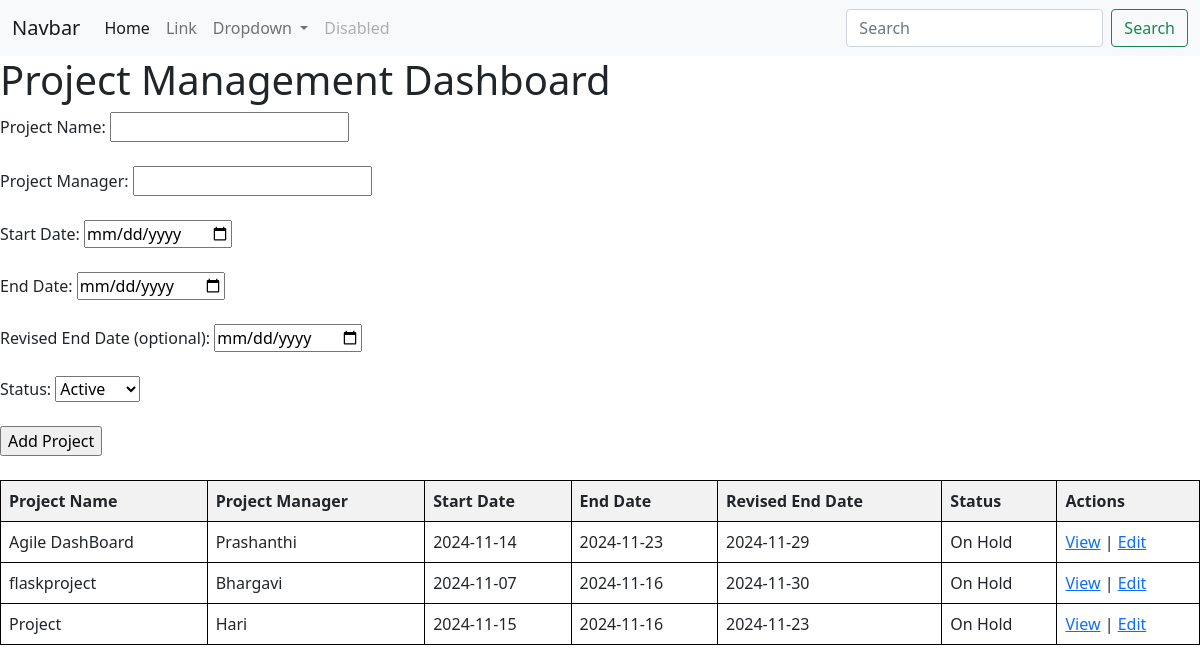
The page / on the database its author committed.
### tables this page shows
CREATE TABLE projects (
                        id INTEGER PRIMARY KEY AUTOINCREMENT,
                        project_name TEXT NOT NULL,
                        project_manager TEXT NOT NULL,
                        start_date TEXT NOT NULL,
                        end_date TEXT NOT NULL,
                        revised_end_date TEXT,
                        status TEXT NOT NULL
                    );

### app.py (the view, shortened to what this page needs)
@app.route('/', methods=('GET', 'POST'))
def index():
    conn = get_db_connection()
    projects = conn.execute('SELECT * FROM projects').fetchall()
    conn.close()
    return render_template('index.html', projects=projects)

### app.py (called while the page is built)
def get_db_connection():
    conn = sqlite3.connect('projects.db')
    conn.row_factory = sqlite3.Row
    return conn

### templates/index.html (shortened to what this page needs)
{% extends 'base.html' %}
{% block content %}
<!DOCTYPE html>
<html>
<head>
</head>
<body>
    <h1>Project Management Dashboard</h1>
    <form method="post">
        <label for="project_name">Project Name:</label>
        <input type="text" id="project_name" name="project_name"><br><br>
        <label for="project_manager">Project Manager:</label>
        <input type="text" id="project_manager" name="project_manager"><br><br>
        <label for="start_date">Start Date:</label>
        <input type="date" id="start_date" name="start_date"><br><br>
        <label for="end_date">End Date:</label>
        <input type="date" id="end_date" name="end_date"><br><br>
        <label for="revised_end_date">Revised End Date (optional):</label>
        <input type="date" id="revised_end_date" name="revised_end_date"><br><br>
        <label for="status">Status:</label>
        <select id="status" name="status">
            <option value="Active">Active</option>
        </select><br><br>
        <input type="submit" value="Add Project">
    </form>
    <br/>
    <table>
        <thead>
            <tr>
                <th>Project Name</th>
                <th>Project Manager</th>
                <th>Start Date</th>
                <th>End Date</th>
                <th>Revised End Date</th>
                <th>Status</th>
                <th>Actions</th>
            </tr>
        </thead>
        <tbody>
            {% for project in projects %}
            <tr>
                <td>{{ project['project_name'] }}</td>
                <td>{{ project['project_manager'] }}</td>
                <td>{{ project['start_date'] }}</td>
                <td>{{ project['end_date'] }}</td>
                <td>{{ project['revised_end_date'] }}</td>
                <td>{{ project['status'] }}</td>
                <td>
                    <a href="{{ url_for('view_project', project_id=project['id']) }}">View</a>
                    |
                    <a href="{{ url_for('edit_project', project_id=project['id']) }}">Edit</a>
                </td>
            </tr>
            {% endfor %}
        </tbody>
    </table>
</body>
</html>
{% endblock %}

### templates/base.html (shortened to what this page needs)
<!doctype html>
<html lang="en">
  <head>
    <link href="https://cdn.jsdelivr.net/npm/bootstrap@5.0.2/dist/css/bootstrap.min.css" rel="stylesheet">
  </head>
  <body>
    <nav class="navbar navbar-expand-lg navbar-light bg-light">
        <div class="container-fluid">
          <a class="navbar-brand" href="/">Navbar</a>
          <div class="collapse navbar-collapse" id="navbarSupportedContent">
            <ul class="navbar-nav me-auto mb-2 mb-lg-0">
              <li class="nav-item">
                <a class="nav-link active" aria-current="page" href="/">Home</a>
              </li>
              <li class="nav-item">
                <a class="nav-link" href="/about">Link</a>
              </li>
              <li class="nav-item dropdown">
                <a class="nav-link dropdown-toggle" href="#" id="navbarDropdown" role="button" data-bs-toggle="dropdown" aria-expanded="false">
                  Dropdown
                </a>
              </li>
              <li class="nav-item">
                <a class="nav-link disabled" href="#" tabindex="-1" aria-disabled="true">Disabled</a>
              </li>
            </ul>
            <form class="d-flex">
              <input class="form-control me-2" type="search" placeholder="Search" aria-label="Search">
              <button class="btn btn-outline-success" type="submit">Search</button>
            </form>
          </div>
        </div>
      </nav>
{% block content %}
{% endblock %}
  </body>
</html>

### templates/index.html (style rules this page uses)
th { padding: 0 15px; background-color: #f2f2f2; }
table { width: 100%; border-collapse: collapse; }
th, td { border: 1px solid black; padding: 8px; text-align: left; }

### rows shown on the page
projects: project_name "Agile DashBoard", project_manager "Prashanthi", start_date "2024-11-14", end_date "2024-11-23", revised_end_date "2024-11-29", status "On Hold"
projects: project_name "flaskproject", project_manager "Bhargavi", start_date "2024-11-07", end_date "2024-11-16", revised_end_date "2024-11-30", status "On Hold"
projects: project_name "Project", project_manager "Hari", start_date "2024-11-15", end_date "2024-11-16", revised_end_date "2024-11-23", status "On Hold"
